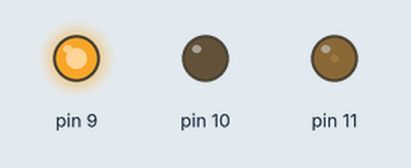
Bench run of a sketch on a simulated Arduino Uno, built with avr-gcc and run on an emulated ATmega328P. Shown: output pins drawn as LEDs (lit = HIGH). What the sketch prints to the serial monitor is not drawn.

Above: at 0.15 s.
At 3.77 s:
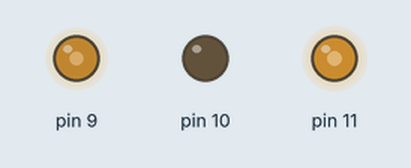
At 9.8 s:
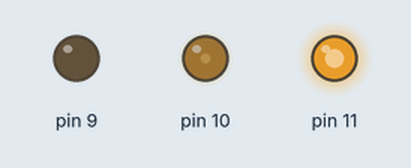
At 19.75 s:
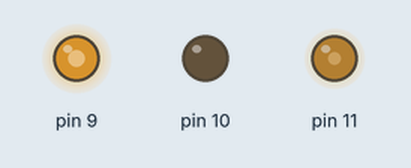
At 29.71 s:
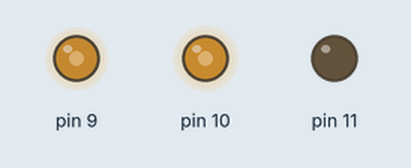
At 39.67 s:
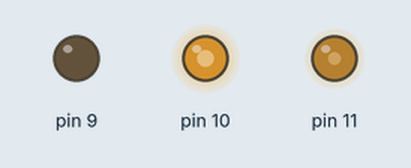
Timing chart, 0 to 40.0 s (numbered marks = the images above):
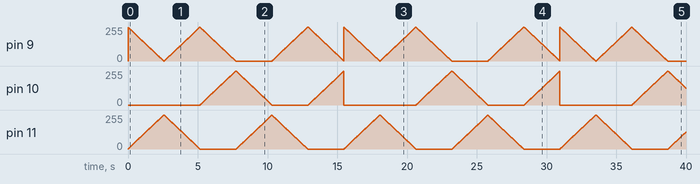

The sketch:

ludeng.ino
```cpp
void setup ()
{
    Serial.begin(115200);    //设置串口波特率
    pinMode(10,OUTPUT);  //设置输出口
}
void loop()
{
    double n=0;
    double liangdu1;
    while(n<=1023)
    {
      n++;
     liangdu1=n/4;
     analogWrite(10,0);
     analogWrite(11,liangdu1);
     analogWrite(9,255-liangdu1);
     delay(2);
     Serial.println(liangdu1);
     }
         while(n>=0)
    {
      n--;
     liangdu1=n/4;
     analogWrite(10,0);
     analogWrite(11,liangdu1);
     analogWrite(9,255-liangdu1);
     delay(2);
     Serial.println(liangdu1);
     }


         while(n<=1023)
    {
      n++;
     liangdu1=n/4;
     analogWrite(11,0);
     analogWrite(10,liangdu1);
     analogWrite(9,255-liangdu1);
     delay(2);
     Serial.println(liangdu1);
     }
         while(n>=0)
    {
      n--;
     liangdu1=n/4;
     analogWrite(9,0);
     analogWrite(10,liangdu1);
     analogWrite(11,255-liangdu1);
     delay(2);
     Serial.println(liangdu1);
     }


         while(n<=1023)
    {
      n++;
     liangdu1=n/4;
     analogWrite(9,liangdu1);
     analogWrite(11,255-liangdu1);
     analogWrite(10,0);
     delay(2);
     Serial.println(liangdu1);
     }
         while(n>=0)
    {
      n--;
     liangdu1=n/4;
     analogWrite(10,255-liangdu1);
     analogWrite(11,0);
     analogWrite(9,liangdu1);
     delay(2);
     Serial.println(liangdu1);
     }

    Serial.println(n);               // 用于IDE串口观察窗
    delay(2);       //防止串口写入速度过快
}
```
